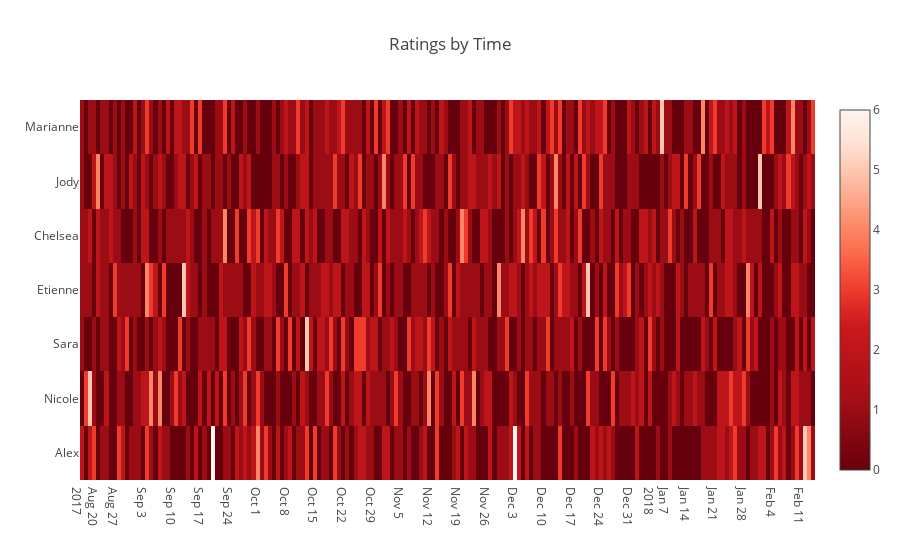

Here is the notebook cell this chart was saved with:
### Code cell
programmers = ['Alex','Nicole','Sara','Etienne','Chelsea','Jody','Marianne']

base = datetime.datetime.today()
date_list = [base - datetime.timedelta(days=x) for x in range(0, 180)]

z = []

for prgmr in programmers:
    new_row = []
    for date in date_list:
        new_row.append(np.random.poisson())
    z.append(list(new_row))

data = [
    go.Heatmap(
        z=z,
        x=date_list,
        y=programmers,
        colorscale=[[0, 'rgb(103,0,13)'], [0.2, 'rgb(165,15,21)'], [0.4, 'rgb(203,24,29)'], 
                    [0.5, 'rgb(239,59,44)'], [0.6, 'rgb(251,106,74)'], [0.7, 'rgb(252,146,114)'], 
                    [0.8, 'rgb(252,187,161)'], [0.9, 'rgb(254,224,210)'], [1, 'rgb(255,245,240)']],
    )
]

layout = go.Layout(
    title='Ratings by Time',
    xaxis = dict(ticks='', nticks=36),
    yaxis = dict(ticks='' )
)

fig = go.Figure(data=data, layout=layout)
py.offline.iplot(fig, filename='datetime-heatmap')

### Figure 1 — Plotly figure (JSON) as saved in the notebook; plotly's stock layout.template omitted (floating-point values rounded to 4 significant figures; data arrays with more than 128 entries replaced by an {"elided": "..."} marker saying what was removed)
{"data": [{"colorscale": [[0, "rgb(103,0,13)"], [0.2, "rgb(165,15,21)"], [0.4, "rgb(203,24,29)"], [0.5, "rgb(239,59,44)"], [0.6, "rgb(251,106,74)"], [0.7, "rgb(252,146,114)"], [0.8, "rgb(252,187,161)"], [0.9, "rgb(254,224,210)"], [1, "rgb(255,245,240)"]], "type": "heatmap", "x": {"elided": "180 str values"}, "y": ["Alex", "Nicole", "Sara", "Etienne", "Chelsea", "Jody", "Marianne"], "z": {"elided": "7x180 int values"}}], "layout": {"title": "Ratings by Time", "xaxis": {"nticks": 36, "ticks": ""}, "yaxis": {"ticks": ""}}}
